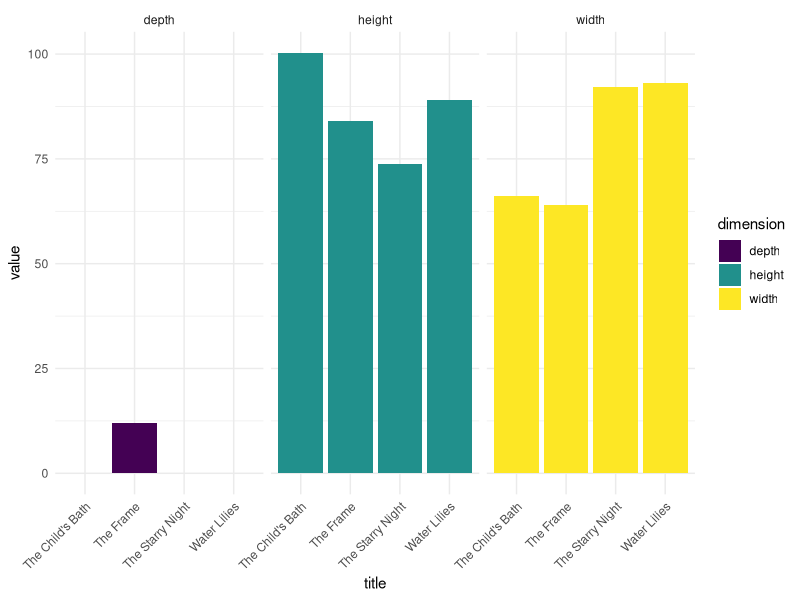
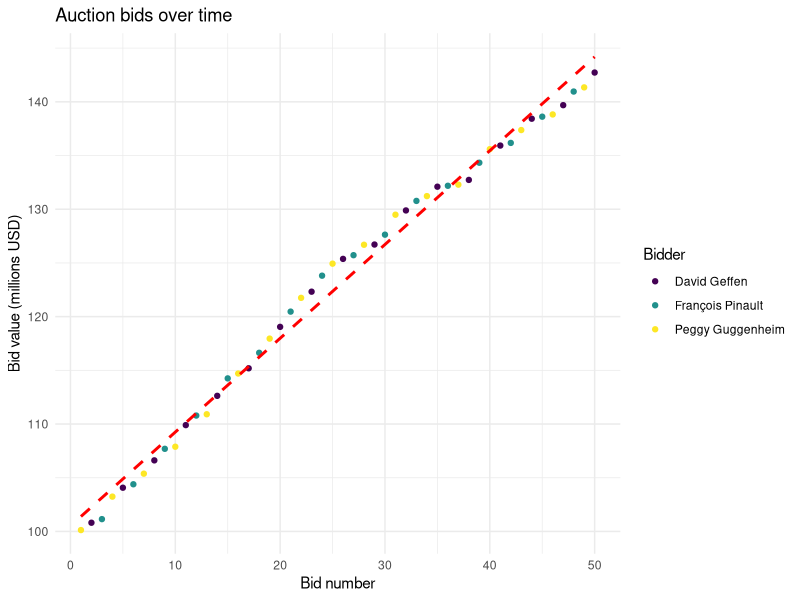

Reproduce these figures in R, in order.
## ---- chunk 1
#| echo: false
library(broom)
library(knitr)
library(tidyverse)
theme_set(theme_minimal())

works <- tibble(
  work_id = c(1, 2, 3, 4),
  title = c(
    "The Starry Night", "The Child's Bath",
    "Water Lilies", "The Frame"
  ),
  artist = c(
    "Vincent van Gogh", "Mary Cassatt",
    "Claude Monet", "Frida Kahlo"
  ),
  museum_id = c(102, 104, 104, 103)
)
## ---- chunk 2
#| echo: false
museums <- tibble(
  museum_id = c(101, 102, 103, 104),
  museum_name = c("The Met", "MoMA", "Musée National d'Art Moderne", "Art Institute of Chicago"),
  city = c("New York", "New York", "Paris", "Chicago"),
  country = c("USA", "USA", "France", "USA")
)
## ---- chunk 3
works
museums
## ---- chunk 4
#| output-location: slide
museums |>
  left_join(works, by = "museum_id") |>
  select(museum_name, title)
## ---- chunk 5
works
museums
## ---- chunk 6
#| echo: false

museums |>
  inner_join(works, by = "museum_id")
  # select(city, title, artist)
## ---- chunk 7
museums |>
  inner_join(works, by = "museum_id") |>
  select(city, title, artist)
## ---- chunk 8
museums |>
  semi_join(works, by = "museum_id")

museums |>
  anti_join(works, by = "museum_id")
## ---- chunk 9
#| echo: false

dimensions <- tibble(
  work_id = c(1, 2, 3, 4),
  height = c(73.7, 100.3, 89.0, 84.0),
  width = c(92.1, 66.1, 93.1, 64.0),
  depth = c(NA, NA, NA, 12.0)
)
dimensions
## ---- chunk 10
#| output-location: slide
dimensions |>
  pivot_longer(
    cols = c(height, width, depth),
    names_to = "dimension",
    values_to = "value"
  )
## ---- chunk 11
#| output-location: slide
#| code-line-numbers: "7|8-11|13|15-16"
dimensions |>
  pivot_longer(
    cols = c(height, width, depth),
    names_to = "dimension",
    values_to = "value"
  ) |>
  left_join(works, by = "work_id") |>
  ggplot(aes(
    x = title, y = value,
    fill = dimension, group = dimension
  )) +
  geom_col() +
  facet_wrap(~dimension) +
  scale_fill_viridis_d() +
  # tilt names on x-axis:
  theme(axis.text.x = element_text(angle = 45, hjust = 1))
## ---- chunk 12
#| echo: false
appraisals <- tibble(
  work_id = c(1, 1, 1, 2, 2, 2),
  title = c(
    "The Starry Night", "The Starry Night", "The Starry Night",
    "The Child's Bath", "The Child's Bath", "The Child's Bath"
  ),
  year = c(2000, 2010, 2020, 2000, 2010, 2020),
  value = c(10000000, 15000000, 20000000, 5000000, 7000000, 9000000)
)

appraisals
## ---- chunk 13
#| echo: false

appraisals |>
  pivot_wider(
    names_from = year,
    names_prefix = "value_",
    values_from = value
  )
## ---- chunk 14
appraisals |>
  pivot_wider(
    names_from = year,
    names_prefix = "value_",
    values_from = value
  ) |>
  mutate(
    pct_change = ((value_2020 - value_2000) / value_2000) * 100
  )
## ---- chunk 15
#| echo: false
# Set seed for reproducibility
set.seed(1)

# Number of total bids (total of 15 bids for 3 bidders)
total_bids <- 50

# Initial bid starting point
starting_bid <- 100

# Generate normally distributed bid increments for each bidder
bid_increments <- abs(rnorm(
  total_bids,
  mean = 0.5,
  sd = 1
))

# Calculate the cumulative bids by adding increments
bids <- starting_bid + cumsum(bid_increments)

# Alternate bidders (cycling through "Bidder1", "Bidder2", "Bidder3")
bidders <- rep(c("Peggy Guggenheim", "David Geffen", "François Pinault"), length.out = total_bids)

# Create a tibble with bidder names and their respective bids
auction_bids <- tibble(
  work_id = 1,
  bid_number = 1:total_bids,
  bidder = bidders,
  bid = bids
)
## ---- chunk 16
auction_bids |>
  slice_sample(n = 5)
## ---- chunk 17
model <- lm(bid ~ bid_number, data = auction_bids)

model |>
  tidy()
## ---- chunk 18
#| output-location: slide
auction_bids |>
  ggplot(aes(x = bid_number, y = bid)) +
  geom_point(aes(color = bidder)) +
  geom_smooth(
    method = "lm",
    se = FALSE,
    formula = y ~ x,
    color = "red",
    linetype = "dashed"
  ) +
  scale_color_viridis_d() +
  labs(
    title = "Auction bids over time",
    x = "Bid number",
    y = "Bid value (millions USD)",
    color = "Bidder"
  )
## ---- chunk 19
#| echo: false
needs_norm <- tibble(
  title = c(
    "The Starry Night", "The Child's Bath",
    "Water Lilies", "The Boating Party"
  ),
  artist = c(
    "Vincent van Gogh", "Mary Cassatt",
    "Claude Monet", "Mary Cassatt"
  ),
  location = c(
    "MoMA", "Art Institute of Chicago",
    "Art Institute of Chicago", "National Gallery of Art"
  ),
  appraisal_2024 = c(200, 10, 100, 20)
)

needs_norm |> 
  kable()
